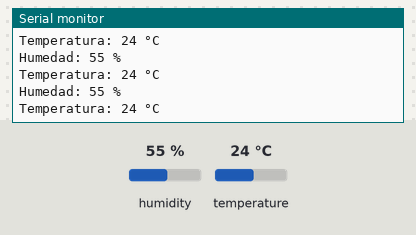
A sketch run on a simulated Arduino Uno, built with avr-gcc and run on an emulated ATmega328P. On the bench: the last lines printed to the serial monitor. The test bench sets the inputs (shaded band); at power-on: humidity 55 %, temperature 24 °C.

Above: at 2.8 s.
2.9 s: humidity set to 22 %
9.0 s: temperature set to 12 °C
At 9.9 s:
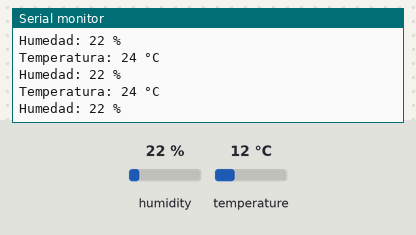
15.1 s: humidity set to 40 %
At 15.6 s:
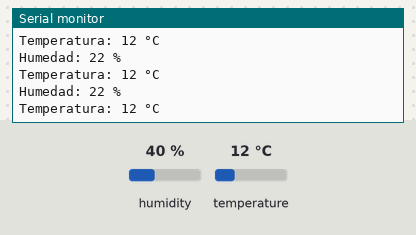
Timing chart, 0 to 18.1 s (numbered marks = the images above; inputs shaded):
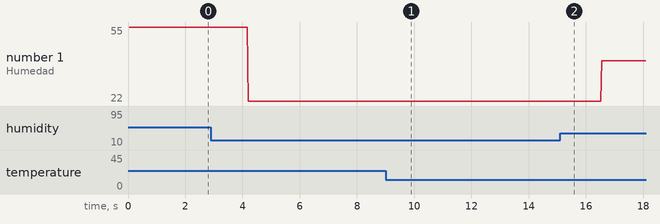

Measured:
- plotted number 1: 55 → 22 after the input at 2.9 s, 22 → 40 after the input at 15.1 s

The sketch:

TempHumdDHT.ino
```cpp
#include <DHT.h>
#include <DHT_U.h>

#define pinDHT 3

DHT dht(pinDHT, DHT11);

int temp, humd;

void setup() {
  Serial.begin(9600);
  dht.begin();
}

void loop() {
  temp = dht.readTemperature();
  humd = dht.readHumidity();

  Serial.print("Temperatura: ");
  Serial.print(temp);
  Serial.print(" °C");
  Serial.println();
  Serial.print("Humedad: ");
  Serial.print(humd);
  Serial.print(" %");
  Serial.println();
}
```
